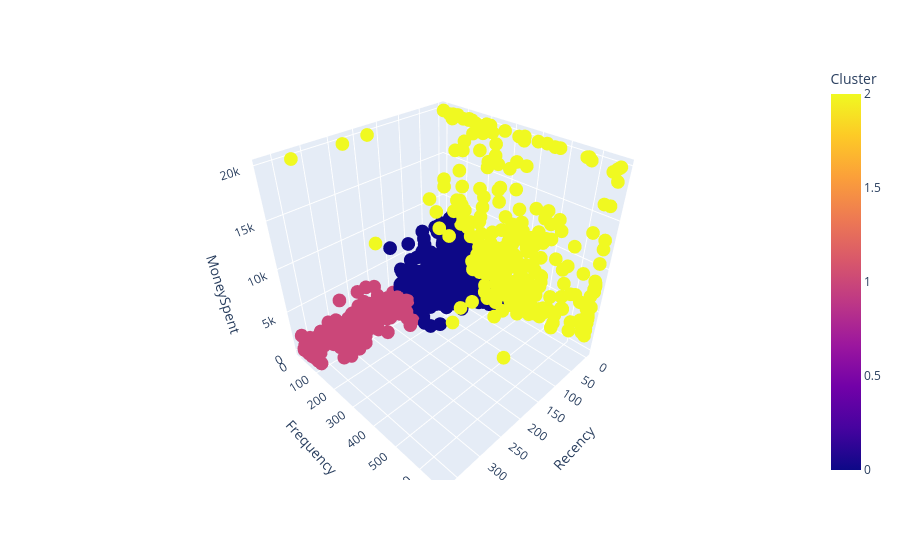

This figure's notebook cell:
### Code cell
fig = px.scatter_3d(customers_u_data, 
                    x="Recency", 
                    y="Frequency", 
                    z="MoneySpent",
                    color="Cluster")
fig.show()

### Figure 1 — Plotly figure (JSON) as saved in the notebook; plotly's stock layout.template omitted (floating-point values rounded to 4 significant figures; data arrays with more than 128 entries replaced by an {"elided": "..."} marker saying what was removed)
{"data": [{"hovertemplate": "Recency=%{x}<br>Frequency=%{y}<br>MoneySpent=%{z}<br>Cluster=%{marker.color}<extra></extra>", "legendgroup": "", "marker": {"color": {"elided": "4339 int values"}, "coloraxis": "coloraxis", "symbol": "circle"}, "mode": "markers", "name": "", "scene": "scene", "showlegend": false, "type": "scatter3d", "x": {"elided": "4339 int values"}, "y": {"elided": "4339 float values"}, "z": {"elided": "4339 float values"}}], "layout": {"coloraxis": {"colorbar": {"title": {"text": "Cluster"}}, "colorscale": [[0, "#0d0887"], [0.1111, "#46039f"], [0.2222, "#7201a8"], [0.3333, "#9c179e"], [0.4444, "#bd3786"], [0.5556, "#d8576b"], [0.6667, "#ed7953"], [0.7778, "#fb9f3a"], [0.8889, "#fdca26"], [1, "#f0f921"]]}, "legend": {"tracegroupgap": 0}, "margin": {"t": 60}, "scene": {"domain": {"x": [0, 1], "y": [0, 1]}, "xaxis": {"title": {"text": "Recency"}}, "yaxis": {"title": {"text": "Frequency"}}, "zaxis": {"title": {"text": "MoneySpent"}}}}}
